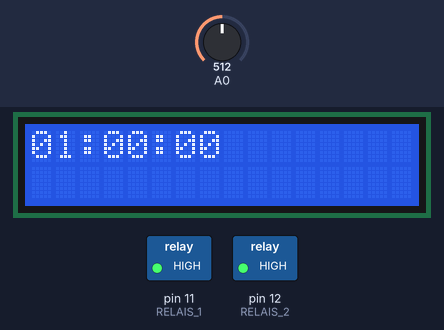
Bench run of a sketch on a simulated Arduino Uno, built with avr-gcc and run on an emulated ATmega328P. Shown: 16×2 character LCD, switched loads named in the sketch (green lamp = pin HIGH). The test bench sets the inputs (shaded band); at power-on: A0 = 512. What the sketch prints to the serial monitor is not drawn.

Above: at 1.6 s.
1.7 s: A0 set to 306
At 2.8 s:
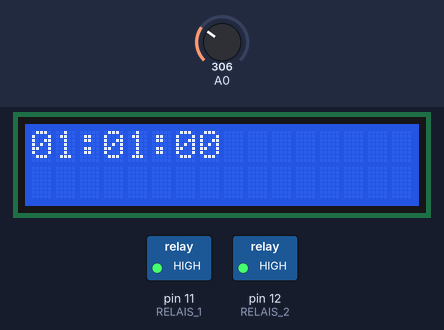
4.5 s: A0 set to 290
At 5.7 s:
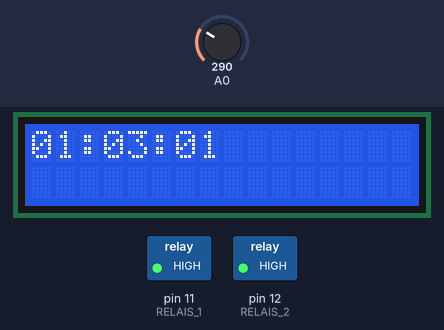
7.5 s: A0 set to 310
At 8.8 s:
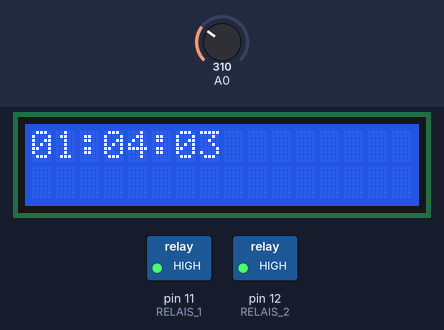
Timing chart, 0 to 10.5 s (numbered marks = the images above; inputs shaded):
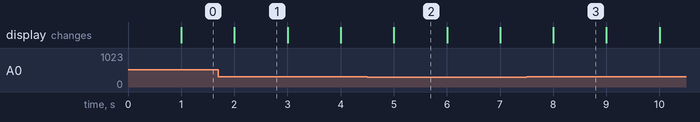

The sketch:

lcd_En_Relais.ino
```cpp
/*
  Microprocesor cursus
  Riekus Bennink
  Klok
*/

// include the library code:
#include <LiquidCrystal.h>


#define RELAIS_1 11
#define RELAIS_2 12

#define UUR_1_ON 10
#define UUR_1_OF 22


// de Select shakelaar set de uren
// de Left schakelaar set de minuten
// de right schakelaar set de secondes op nul

// initialize the library by associating any needed LCD interface pin
// with the arduino pin number it is connected to
const int rs = 8, en = 9, d4 = 4, d5 = 5, d6 = 6, d7 = 7;

LiquidCrystal lcd(rs, en, d4, d5, d6, d7);


byte uur = 0;
byte minuten = 0;
byte sec = 0;

String extraNul(byte getal) {
  if (getal < 10) {
    return "0" + String(getal);
  } else {
    return String(getal);
  }
}


void HandleRelais_1(){
  if(uur >= UUR_1_ON && uur <UUR_1_OF){
    digitalWrite(RELAIS_1, LOW );
  }else{
    digitalWrite(RELAIS_1, HIGH );
  }
}


void displayklok() {
  lcd.setCursor(0, 0);
  lcd.print(extraNul(uur));
  lcd.print(":");
  lcd.print(extraNul(minuten));
  lcd.print(":");
  lcd.print(extraNul(sec));
}


void berekenKlokWaarde() {
  sec++;
  if (sec > 59) {
    sec = 0;
    minuten++;
    if (minuten > 59) {
      minuten = 0;
      uur++;
      if (uur > 23) {
        uur = 0;
      }
    }
  }
}

bool isEenSchakelaarIngedrukt() {
  int waardeA0 = analogRead(A0);
  Serial.println(waardeA0);
  if (waardeA0 >= 500 && waardeA0 <= 750) {
    //select schakelaar
    uur = (uur + 1) % 24;
    return true;
  }
  if (waardeA0 >= 300 && waardeA0 <= 500) {
    // Left schakelaar
    minuten = (minuten + 1) % 60;
    return true;
  }
  if (waardeA0 >= 0 && waardeA0 <= 50) {
    // right schakelaar
    sec = 0;
    return true;
  }

  return false;
}


void setup() {
  // Start Serial
  Serial.begin(9600);
  // set up the LCD's number of columns and rows:
  lcd.begin(16, 2);
  // set digital poorten
  pinMode(RELAIS_1, OUTPUT);
  pinMode(RELAIS_2, OUTPUT);
  digitalWrite(RELAIS_1, HIGH);
  digitalWrite(RELAIS_2, HIGH);
}


void loop() {
  lcd.setCursor(0, 0);
  if (millis() % 1000 == 0) {
    if (!isEenSchakelaarIngedrukt()) {
      berekenKlokWaarde();
    }
    displayklok();
    HandleRelais_1();
  }

  // print the number of seconds since reset:
}
```

Measured:
- what the display in image 1 shows lasts 1.0 s, from 2.0 s to 3.0 s
